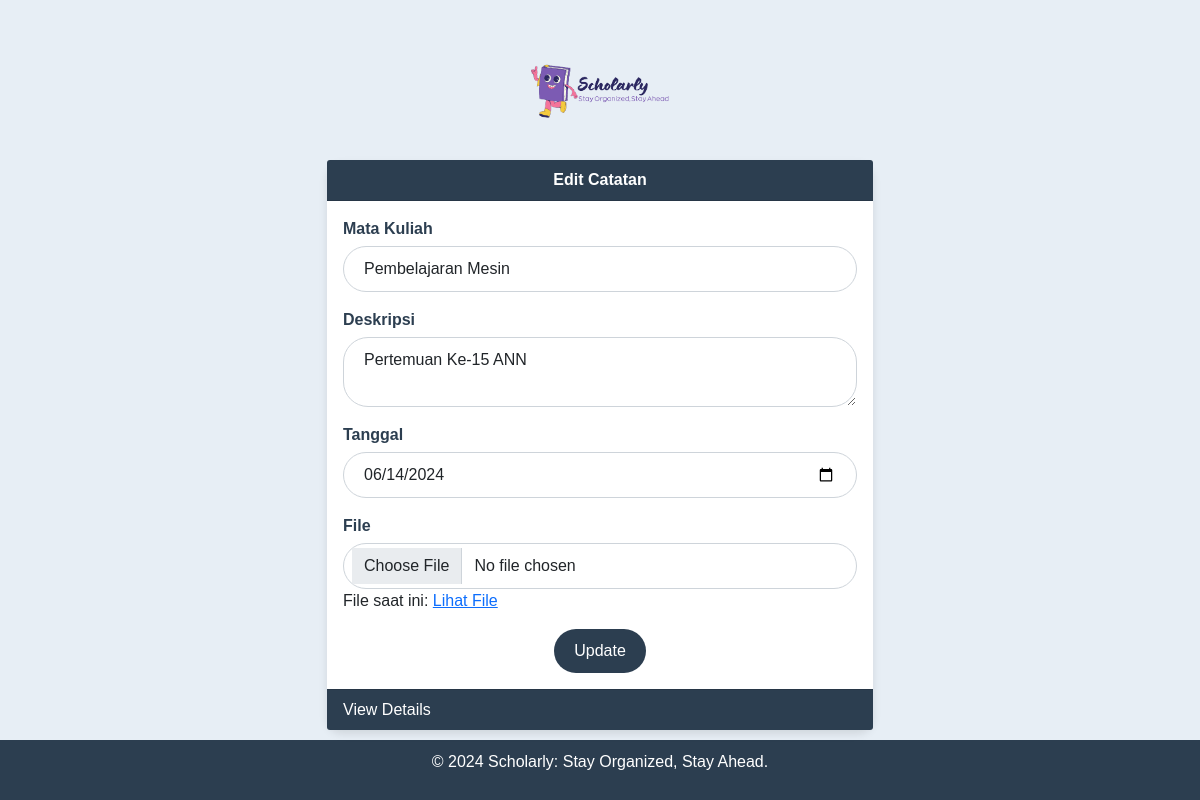
The app's page /update-catatan.php?id=1 with its own data.
### tables this page shows
CREATE TABLE `catatan` (
  `id` int(11) NOT NULL,
  `matkul` varchar(255) DEFAULT NULL,
  `deskripsi` text DEFAULT NULL,
  `tanggal` date DEFAULT NULL,
  `file_path` varchar(255) DEFAULT NULL
);

### update-catatan.php (the view, shortened to what this page needs)
<?php
$servername = "localhost";
$username = "root";
$password = "";
$dbname = "db_scholarly";
$conn = new mysqli($servername, $username, $password, $dbname);
$id = $_GET['id'] ?? null;
$matkul = "";
$deskripsi = "";
$tanggal = "";
$file_path = "";
if ($id) {
    $sql = "SELECT * FROM catatan WHERE id=?";
    $stmt = $conn->prepare($sql);
    $stmt->bind_param("i", $id);
    $stmt->execute();
    $result = $stmt->get_result();
    if ($result->num_rows > 0) {
        $row = $result->fetch_assoc();
        $matkul = $row['matkul'];
        $deskripsi = $row['deskripsi'];
        $tanggal = $row['tanggal'];
        $file_path = $row['file_path'];
    } else {
        echo "Catatan tidak ditemukan!";
        exit;
    }
}
?>
<!DOCTYPE html>
<html lang="en">
<head>
    <link rel="stylesheet" href="css/bootstrap.min.css">
</head>
<body>
    <div class="container mt-5">
        <div class="logo-container">
            <img src="logo.png" alt="Logo" class="logo" width="150">
        </div>
        <div class="row">
            <div class="col-md-6 offset-md-3">
                <div class="card">
                    <div class="card-header">
                        Edit Catatan
                    </div>
                    <div class="card-body">
                        <form method="post" enctype="multipart/form-data">
                            <div class="mb-3">
                                <label for="matkul" class="form-label">Mata Kuliah</label>
                                <input type="text" class="form-control" name="matkul" id="matkul" value="<?= $matkul ?>" required>
                            </div>
                            <div class="mb-3">
                                <label for="deskripsi" class="form-label">Deskripsi</label>
                                <textarea class="form-control" name="deskripsi" id="deskripsi" required><?= $deskripsi ?></textarea>
                            </div>
                            <div class="mb-3">
                                <label for="tanggal" class="form-label">Tanggal</label>
                                <input type="date" class="form-control" name="tanggal" id="tanggal" value="<?= $tanggal ?>" required>
                            </div>
                            <div class="mb-3">
                                <label for="file" class="form-label">File</label>
                                <input type="file" class="form-control" name="file" id="file">
                                <?php if ($file_path): ?>
                                    <p>File saat ini: <a href="<?= $file_path ?>" target="_blank">Lihat File</a></p>
                                <?php endif; ?>
                            </div>
                            <button type="submit" name="edit" class="btn btn-primary">Update</button>
                        </form>
                    </div>
                    <div class="card-footer d-flex" onclick="window.location.href='Catatan.php'">
                        <a href="Catatan.php" style="text-decoration: none; color:#fff;">View Details</a>
                    </div>
                </div>
            </div>
        </div>
    </div>
    <footer>
        <p>&copy; 2024 Scholarly: Stay Organized, Stay Ahead.</p>
    </footer>
</body>
</html>

### update-catatan.php (style rules this page uses)
body { background-color: #e7eef5; font-family: 'Arial', sans-serif; display: flex; flex-direction: column; min-height: 100vh; margin: 0; }
.container { flex: 1; text-align: center; display: flex; flex-direction: column; justify-content: center; margin-bottom: 10px; }
.logo-container { flex: 1; text-align: center; display: flex; flex-direction: column; justify-content: center; align-items: center; margin-bottom: 10px; }
.card { border: none; border-radius: 15px; box-shadow: 0 4px 8px rgba(0, 0, 0, 0.1); }
.card-header { background-color: #2c3e50; color: white; font-weight: bold; text-align: center; border-top-left-radius: 15px; border-top-right-radius: 15px; }
.btn-primary { background-color: #2c3e50; border: none; border-radius: 25px; padding: 10px 20px; font-size: 16px; }
.logo { margin-bottom: 20px; }
.form-label { font-weight: bold; color: #2c3e50; margin-bottom: 5px; }
.form-control, .form-select { border-radius: 25px; padding: 10px 20px; border: 1px solid #ced4da; transition: border-color 0.3s; }
.form-control::placeholder { color: #adb5bd; }
.mb-3 { text-align: left; }
footer { margin-top: auto; background-color: #2c3e50; color: white; text-align: center; padding: 10px 0; position: static; }
.card-footer { cursor: pointer; background-color: #2c3e50; color: white; border-bottom-left-radius: 15px; border-bottom-right-radius: 15px; display: flex; align-items: center; justify-content: space-between; }
.card-footer a { color: white; text-decoration: none; }

### records on screen
catatan: matkul "Pembelajaran Mesin", deskripsi "Pertemuan Ke-15 ANN", tanggal "06/14/2024"
